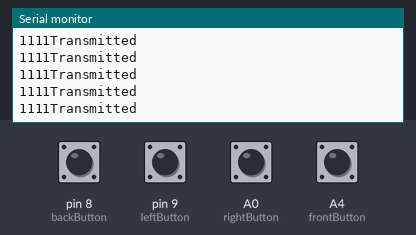
Bench run of a sketch on a simulated Arduino Uno, built with avr-gcc and run on an emulated ATmega328P. Parts: the last lines printed to the serial monitor. Inputs (shaded band) come from the test bench; at power-on: A0 (rightButton), A4 (frontButton), pin 8 (backButton), pin 9 (leftButton) HIGH. No radio packets arrive unless stated.

Above: at 1.2 s.
1.3 s: pin 8 (backButton) pulled LOW for 0.15 s
At 1.44 s:
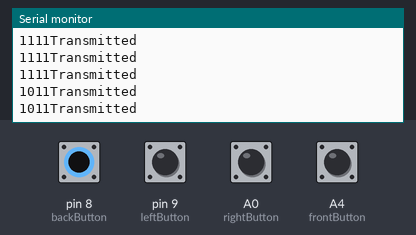
2.9 s: pin 9 (leftButton) pulled LOW for 0.15 s
4.5 s: A0 (rightButton) pulled LOW for 0.15 s
6.1 s: A4 (frontButton) pulled LOW for 0.15 s
At 6.12 s:
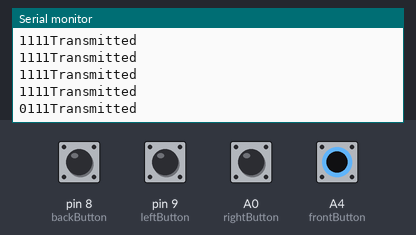
Timing chart, 0 to 9.1 s (numbered marks = the images above; inputs shaded):
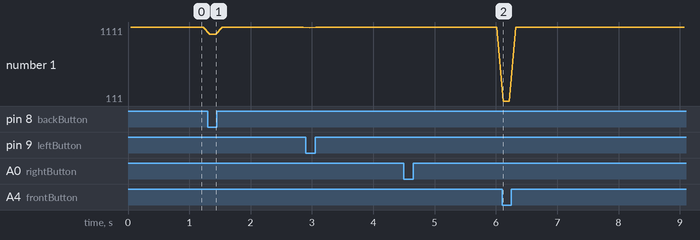

Measured:
- after the input at 1.3 s, the serial monitor: prints a new line at once (image 1)
- after the input at 6.1 s, the serial monitor: prints a new line at once (image 2)

The sketch:

REMOTE.ino
```cpp
#include <SPI.h>
#include <RF24.h>

RF24 radio(5, 6);
const byte address[6] = "00001";

const int frontButton = A4; //pressing the button moves the bot forward
const int backButton = 8;  //pressing the button moves the bot backward
const int leftButton = 9;  //pressing the button moves the bot to the left
const int rightButton = A0; //pressing the button moves the bot to the right

void setup() {
  // put your setup code here, to run once:
  pinMode(frontButton, INPUT_PULLUP);
  pinMode(backButton, INPUT_PULLUP);
  pinMode(leftButton, INPUT_PULLUP);
  pinMode(rightButton, INPUT_PULLUP);
  Serial.begin(9600);

  radio.begin();
  Serial.println("checking if chip connected");
  bool check = radio.isChipConnected();
  Serial.print("check-");
  Serial.println(check);

  radio.openWritingPipe(address);
  radio.setPALevel(RF24_PA_HIGH);
  radio.stopListening();
}

void loop() {

  // put your main code here, to run repeatedly:
  int message[4];

  message[0] = digitalRead(frontButton);
  message[1] = digitalRead(backButton);
  message[2] = digitalRead(leftButton);
  message[3] = digitalRead(rightButton);
  int i;
  for (i = 0; i < 4  ; i = i + 1) {
    Serial.print(message[i]);
  }
  Serial.println("Transmitted");
  radio.write(&message, sizeof(message));
  delay(100);       //You can play with this number
}
```
